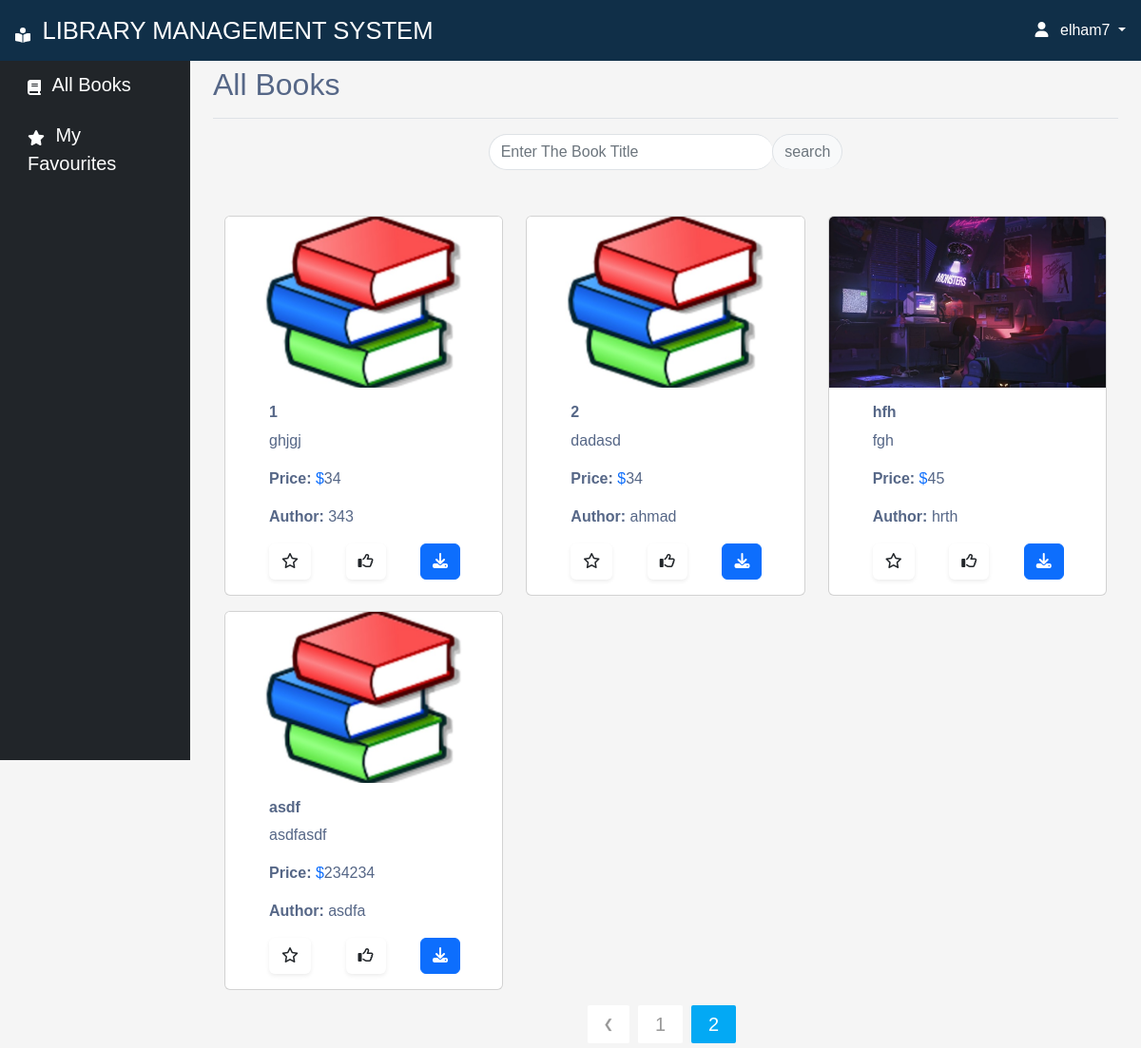
Page /books/?page=2 (signed in) on the earlier database version.
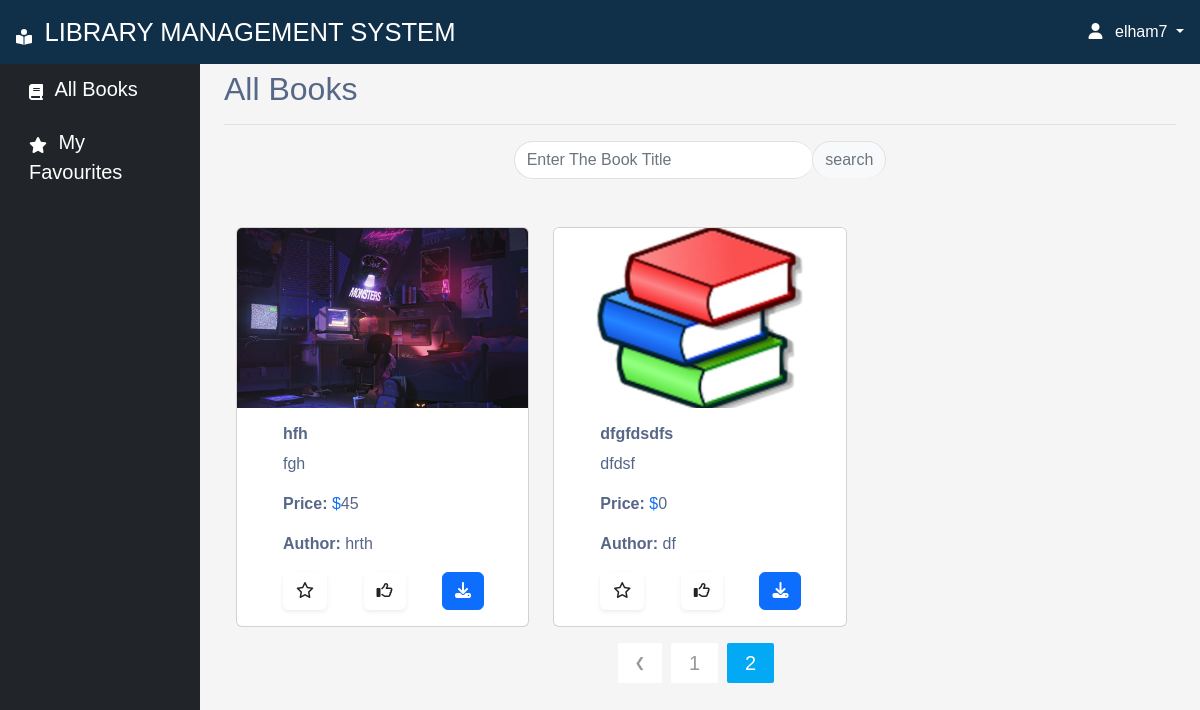
Same page on the later database version.
### myapp/models.py (models this page shows, shortened)
class Books(models.Model):
    title = models.CharField(max_length=20)
    description = models.TextField(max_length=100)
    price = models.IntegerField(default=0, null=True, blank=True)
    author = models.CharField(max_length=20, null=True, blank=True)
    cover_photo = models.ImageField(
        upload_to='images/', null=True, blank=True,  default='images/default.jpg')
    issue_date = models.DateTimeField(auto_now_add=True)
    book_file = models.FileField(
        upload_to='files/', null=False, default="")
    class Meta:
        ordering = ['issue_date']

### myapp/views.py (the view)
# urls.py: path('books/', views.BooksPage, name="books-page"),
def BooksPage(request):
    books, search_book = searchbooks(request)
    custom_range,  books= paginateBooks(request, books, 6)
    for book in books:
        record = StudentBook.objects.filter(user_id=request.user,book_id=book).first()
        if not record:
            book.is_liked = False
            book.is_favourite = False
        else:
            book.is_liked = record.is_liked
            book.is_favourite = record.is_favourite
    context = {'books':books,'search_book':search_book, 'custom_range':custom_range}
    return render(request, 'books.html', context)

### myapp/utils.py (called while the page is built)
def paginateBooks(request, book, results):
    page = request.GET.get('page')
    paginator = Paginator(book, results)
    try:
        book = paginator.page(page)
    except PageNotAnInteger:
        page = 1
        book = paginator.page(page)
    except EmptyPage:
        page = paginator.num_pages
        book = paginator.page(page)
    leftIndex = (int(page) - 4)
    if leftIndex < 1:
        leftIndex = 1
    rightIndex = (int(page) + 5)
    if rightIndex > paginator.num_pages:
        rightIndex = paginator.num_pages + 1
    custom_range = range(leftIndex, rightIndex)
    return custom_range, book

def searchbooks(request):
    search_book = ''
    if request.GET.get('search_book'):
        search_book = request.GET.get('search_book')
    book = Books.objects.filter(Q(title__icontains=search_book) | Q(
        description__icontains=search_book))
    return book, search_book

### myapp/templates/books.html
{% extends 'main.html' %}
{% block title %}All Books{% endblock title %}
{% block content %}
    <div class="row">
      <div class="col-md-5 mx-auto mb-5">
        <form id="searchForm" action="{% url 'books-page' %}" method="GET">
          <div class="input-group">
            <input
              class="form-control border-end-0 border rounded-pill"
              type="search"
              placeholder="Enter The Book Title"
              id="example-search-input"
              name="search_book"
              value="{{search_book}}"
            />
            <span class="input-group-append">
              <input
                class="btn btn-outline-secondary bg-light border-bottom-0 border rounded-pill ms-n5"
                type="submit"
                value="search"
              />
            </span>
          </div>
        </form>
      </div>
    </div>
    <div class="row">
      {% for book in books %}
        <div class="col-md-4">
          <div class="card mb-3">
            <img
              src="{{ book.cover_photo.url }}"
              class="card-img-top"
              alt="..."
              style="width: 100%; height: 15vw; object-fit: cover"
            />
            <div
              class="card-body d-flex flex-column justify-content-center"
              style="width: 80%; margin-left: 30px"
            >
              <h5 class="card-title fs-6 fw-bolder">
                {{book.title}}
              </h5>
              <p class="card-text">
                {{book.description}}
              </p>
              <p class="card-text">
                <span class="fw-bolder">Price:</span>
                <span class="text-primary">$</span>{{book.price}}
              </p>
              <p class="card-text">
                <span class="fw-bolder">Author:</span> {{book.author}}
              </p>
              <div class="d-flex justify-content-between">
                {% if book.is_favourite %}
                  <a href="{% url 'favourite' book_id=book.id favourite=0 %}" class="btn btn-default shadow-sm">
                    <i class="fa-solid fa-star text-warning"></i>
                  </a>
                {% else %}
                  <a href="{% url 'favourite' book_id=book.id favourite=1 %}" class="btn btn-default shadow-sm">
                    <i class="fa-regular fa-star"></i>
                  </a>
                {% endif %}
                {% if book.is_liked %}
                  <a href="{% url 'like' book_id=book.id like=0 %}" class="btn btn-default shadow-sm">
                    <i class="fa-solid fa-thumbs-up text-primary"></i>
                  </a>
                {% else %}
                  <a href="{% url 'like' book_id=book.id like=1 %}"class="btn btn-default shadow-sm">
                    <i class="fa-regular fa-thumbs-up"></i>
                  </a>
                {% endif %}
                {% if book.book_file != null and book.book_file != "" %}
                  <a href="{{ book.book_file.url }}" class="btn btn-primary text-white">
                  <i class="fa-solid fa-download"></i>
                  </a>
                {% endif %}
              </div>
            </div>
          </div>
        </div>
      {% endfor %}
      {% include 'pagination.html' with queryset=books custom_range=custom_range %}
    </div>
{% endblock %}

Differences in the rows shown:
removed Books: cover_photo (placeholder picture), title "1", description "ghjgj", price "34", author "343"
removed Books: cover_photo (placeholder picture), title "2", description "dadasd", price "34", author "ahmad"
removed Books: cover_photo (placeholder picture), title "asdf", description "asdfasdf", price "234234", author "asdfa"
added Books: cover_photo (placeholder picture), title "dfgfdsdfs", description "dfdsf", price "0", author "df"
